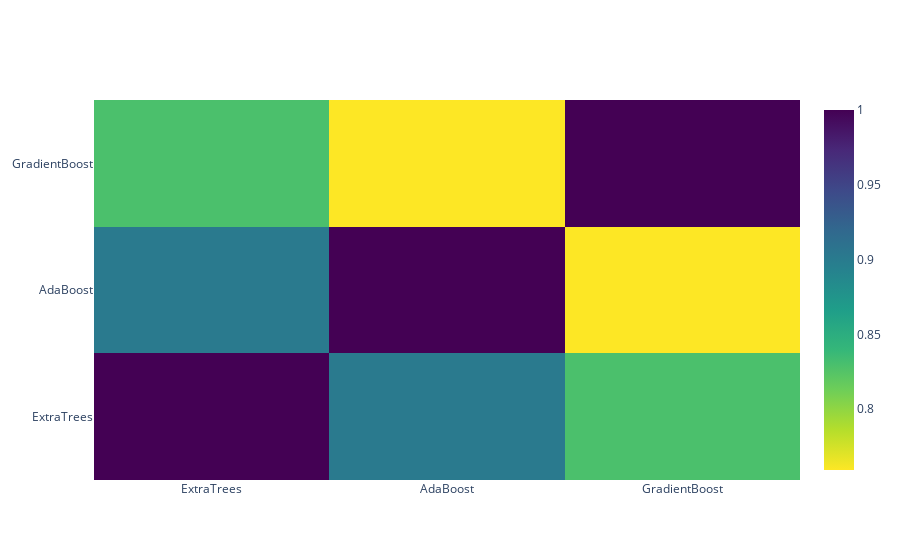

Here is the notebook cell this chart was saved with:
### Code cell
#第二モデルのヒートマップ　うまく出なかった
data = [
    go.Heatmap(
        z= base_predictions_train.astype(float).corr().values ,
        x=base_predictions_train.columns.values,
        y= base_predictions_train.columns.values,
          colorscale='Viridis',
            showscale=True,
            reversescale = True
    )
]
py.iplot(data, filename='labelled-heatmap')

### Figure 1 — Plotly figure (JSON) as saved in the notebook; plotly's stock layout.template omitted (floating-point values rounded to 4 significant figures)
{"data": [{"colorscale": [[0, "#440154"], [0.1111, "#482878"], [0.2222, "#3e4989"], [0.3333, "#31688e"], [0.4444, "#26828e"], [0.5556, "#1f9e89"], [0.6667, "#35b779"], [0.7778, "#6ece58"], [0.8889, "#b5de2b"], [1, "#fde725"]], "reversescale": true, "showscale": true, "y": ["ExtraTrees", "AdaBoost", "GradientBoost"], "x": ["ExtraTrees", "AdaBoost", "GradientBoost"], "z": [[1, 0.9018, 0.8292], [0.9018, 1, 0.7594], [0.8292, 0.7594, 1]], "type": "heatmap"}], "layout": {}}
